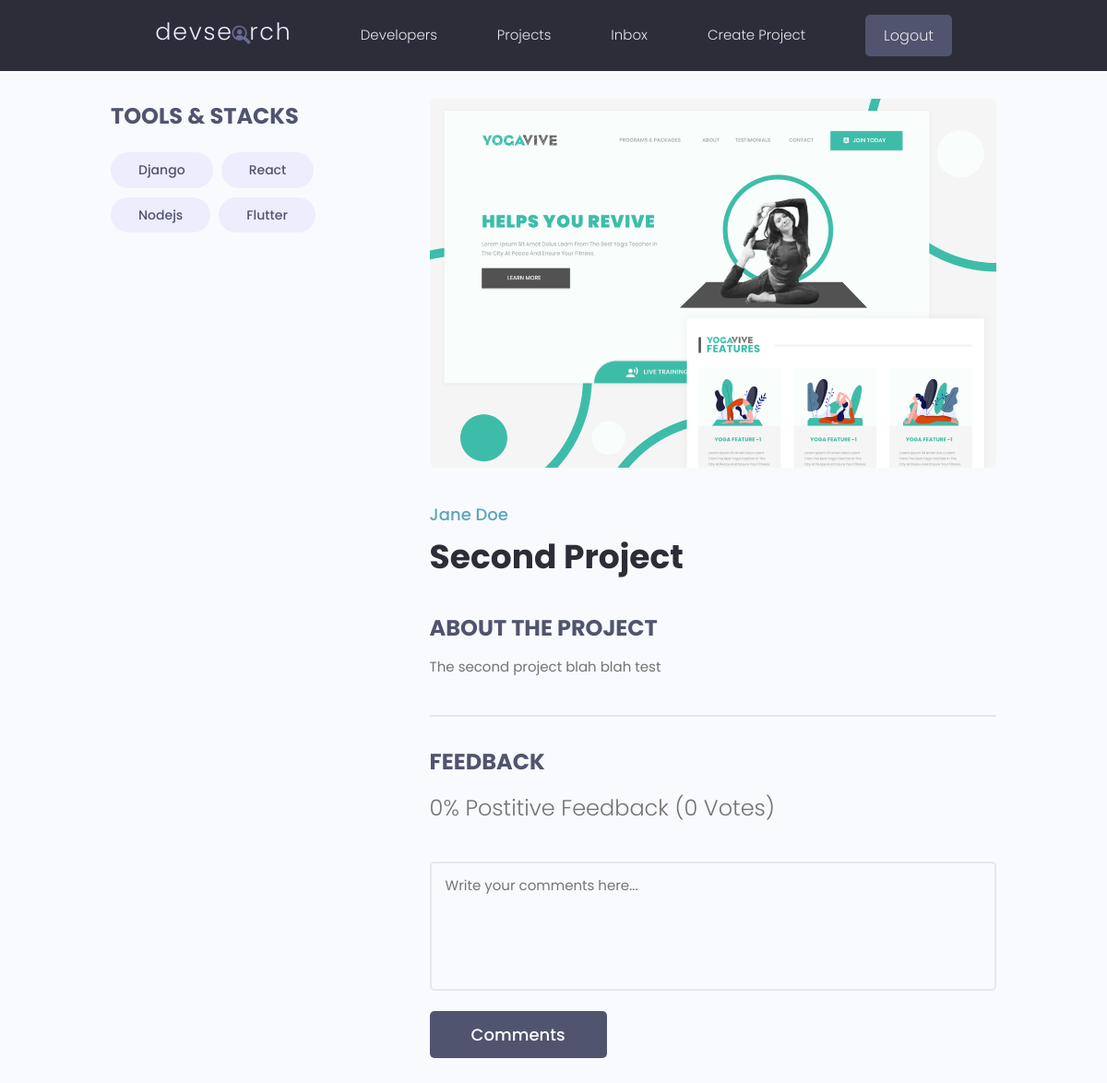
Screenshot of /projects/5/ (signed in) with the database file from the repository.
### projects/models.py (models this page shows, shortened)
class Tag(models.Model):
    name = models.CharField(max_length=100)
    created = models.DateTimeField(auto_now_add=True)
    def __str__(self):
        return self.name

class Project(models.Model):
    title = models.CharField(max_length=200)
    owner = models.ForeignKey(Profile, null=True, blank=True, on_delete=models.SET_NULL)
    description = models.TextField(max_length=1000, null=True, blank=True)
    tags = models.ManyToManyField('Tag', blank=True)
    vote_total = models.IntegerField(default=0, null=True, blank=True)
    vote_ratio = models.IntegerField(default=0, null=True, blank=True)
    created = models.DateTimeField(auto_now_add=True)
    demo_link = models.CharField(max_length=2000, null=True, blank=True)
    source_link = models.CharField(max_length=2000, null=True, blank=True)
    featured_image = models.ImageField(null=True, blank=True, default='default.jpg')

### users/models.py (models this page shows, shortened)
class Profile(models.Model):
    user = models.OneToOneField(User, on_delete=models.CASCADE, null=True, blank=True)
    name = models.CharField(max_length=100, blank=True, null = True)
    username = models.CharField(max_length=100, blank=True, null = True)
    location = models.CharField(max_length=100, blank=True, null = True)
    email = models.EmailField(max_length=100, blank=True, null = True)
    caption = models.CharField(max_length=200, null=True, blank=True)
    bio = models.TextField(max_length=500, null=True, blank=True)
    profile_image = models.ImageField(null=True, blank=True, upload_to='profiles/', default='profiles/user-default.png')
    social_github = models.CharField(max_length=100, blank=True, null = True)
    social_twitter = models.CharField(max_length=100, blank=True, null = True)
    created = models.DateTimeField(auto_now_add=True)

### projects/views.py (the view)
# urls.py: path('<int:pk>/', views.ProjectDetailView.as_view(), name='project-detail'),
class ProjectDetailView(generic.DetailView):
    model = Project
    template_name = 'projects/project_detail.html'

### projects/templates/projects/project_detail.html (shortened to what this page needs)
{% extends 'projects/base.html' %}
{% block content %}
    <main class="singleProject my-md">
        <div class="container">
        <div class="layout">
            <div class="column column--1of3">
            <h3 class="singleProject__subtitle">Tools & Stacks</h3>
            <div class="singleProject__toolStack">
                {% for tag in project.tags.all %}
                <span class="tag tag--pill tag--sub tag--lg">
                <small>{{tag}}</small>
                </span>
                {% endfor %}
            </div>
            </div>
            <div class="column column--2of3">
            <img class="singleProject__preview" src="{{project.featured_image.url}}" alt="portfolio thumbnail" />
            <a href="{% url 'user-profile' project.owner.id %}" class="singleProject__developer">{{project.owner.name}}</a>
            <h2 class="singleProject__title">{{project.title}}</h2>
            <h3 class="singleProject__subtitle">About the Project</h3>
            <div class="singleProject__info">
                {{project.description}}
            </div>
            <div class="comments">
                <h3 class="singleProject__subtitle">Feedback</h3>
                <h5 class="project--rating">
                {{project.vote_ratio}}% Postitive Feedback ({{project.vote_total}} Votes)
                </h5>
                <form class="form" action="#" method="POST">
                    <div class="form__field">
                        <textarea class="input input--textarea" name="message" id="formInput#textarea"
                        placeholder="Write your comments here..."></textarea>
                    </div>
                    <input class="btn btn--sub btn--lg" type="submit" value="Comments" />
                </form>
            </div>
            </div>
        </div>
        </div>
    </main>
{% endblock %}

### static/styles/app.css (style rules this page uses)
:root { --color-sub: #2d2d39; }
.btn--sub { background-color: var(--color-sub-light); }
img { width: 100%; }
.singleProject .column--1of3 { order: 2; }
@media screen and (min-width: 1081px) { .singleProject .column--1of3 { order: 1; } }
@media screen and (min-width: 1081px) { .singleProject .column--2of3 { order: 2; } }
.singleProject__toolStack { margin-top: 2rem; margin-bottom: 4rem; }
.singleProject__preview { height: 50vh; object-fit: cover; object-position: top center; margin-bottom: 3rem; border-radius: 0.7rem; }
.singleProject__developer { font-size: 1.8rem; font-weight: 500; }
.singleProject__title { font-size: 3.6rem; font-weight: 700; color: var(--color-sub); margin-bottom: 3rem; }
.project--rating { margin-bottom: 1.6em; margin-top: .5em; }
.singleProject__subtitle { text-transform: uppercase; font-size: 2.4rem; font-weight: 700; color: var(--color-sub-light); margin-bottom: 1rem; }
.comments { margin-top: 4rem; padding-top: 3rem; border-top: 2px solid var(--color-light); }

### static/uikit/styles/modules/_variables.css (style rules this page uses)
:root { --color-main: #5aa5b9; --color-main-light: #e6faff; --color-sub: #3f4156; --color-sub-light: #51546e; --color-sub-lighter: #ededfd; --color-text: #737373; --color-gray: #8b8b8b; --color-light: #e5e7eb; --color-light-gray: #767676; --color-bg: #f8fafd; --color-white: #fffefd; --color-white-light: #f3f3f3; --color-success: #359e64; --color-success-bg: #def8e8; --color-error: #fc4b0b; --color-error-bg: #fff2ee; --font-base: 'Poppins', arial, helvetica, 'Segoe UI', roboto, ubuntu, sans-serif; --font-monospace: 'Fira Code', 'Courier New', courier, monospace; --font-regular: 300; --font-medium: 500; --font-bold: 700; --generic-shadow: 1px 1px 5px #00000010; --generic-transition: all 0.3s ease-in-out; }

### static/uikit/styles/modules/_base.css (style rules this page uses)
* { margin: 0; padding: 0; box-sizing: border-box; text-rendering: optimizeLegibility; color: inherit; font-size: inherit; }
html { font-size: 50%; }
@media only screen and (min-width: 480px) { html { font-size: 56.25%; } }
@media only screen and (min-width: 1200px) { html { font-size: 62.5%; } }
body { line-height: 1.6; font-weight: 400; font-size: 1.5rem; color: var(--color-text); background-color: var(--color-bg); min-height: 100vh; }

### static/uikit/styles/modules/_typography.css (style rules this page uses)
* { font-family: var(--font-base); }
h2 { font-size: 3.6rem; font-weight: var(--font-bold); }
h3 { font-size: 3.2rem; font-weight: var(--font-medium); }
h5 { font-size: 2.4rem; font-weight: var(--font-medium); }
h5, h6 { font-weight: var(--font-regular); }
p, span, strong { font-size: 1.6rem; color: var(--color-text); font-weight: var(--font-regular); }
a { padding-bottom: 2px; text-decoration: none; display: inline-block; color: var(--color-main); font-weight: var(--font-medium); }

### static/uikit/styles/modules/_utilities.css (style rules this page uses)
.container { width: 92%; max-width: 165rem; margin: 0 auto; box-sizing: border-box; }
@media screen and (min-width: 1000px) { .container { width: 90%; } }
@media screen and (min-width: 1200px) { .container { width: 80%; } }
.my-md { margin: 3rem auto; }

### static/uikit/styles/modules/_button.css (style rules this page uses)
.btn { display: inline-block; position: relative; cursor: pointer; background-color: var(--color-light); font-weight: var(--font-medium); color: var(--color-sub); text-decoration: none; padding: 1rem 2rem; border-radius: 0.5rem; border: none; width: -webkit-fit-content; width: -moz-fit-content; width: fit-content; height: -webkit-fit-content; height: -moz-fit-content; height: fit-content; font-size: 1.6rem; outline-width: 0; outline-color: transparent; -webkit-backface-visibility: hidden; backface-visibility: hidden; transition: all 0.3s ease-in-out; }
.btn--sub { background-color: var(--color-sub); color: var(--color-white); }
.btn--lg { font-size: 1.8rem; padding: 1.2rem 4.5rem; }

### static/uikit/styles/modules/_form.css (style rules this page uses)
.form { display: block; }
.form__field { margin-top: 1.5rem; margin-bottom: 1.5rem; }
input.input[type='text'], input.input[type='email'], input.input[type='password'], input.input[type='number'], textarea.input { min-width: 24rem; width: 100%; padding: 1.2rem 1.5rem; border-radius: 0.5rem; border: 2px solid var(--color-light); transition: all 0.3s ease-in-out; background-color: var(--color-bg); }
.input--textarea { width: 100%; min-height: 14rem; resize: none; }

### static/uikit/styles/modules/_layout.css (style rules this page uses)
.layout { display: flex; flex-flow: row wrap; justify-content: space-between; }
.layout > .column { margin-bottom: 3rem; }
.layout > .column.column--1of3 { flex-basis: 30%; }
.layout > .column.column--2of3 { flex-basis: 64%; }

### rows the page displays
Tag: name "Django"
Tag: name "React"
Tag: name "Nodejs"
Tag: name "Flutter"
Project: featured_image (picture), owner.name "Jane Doe", title "Second Project", description "The second project blah blah test", vote_ratio "0", vote_total "0"
